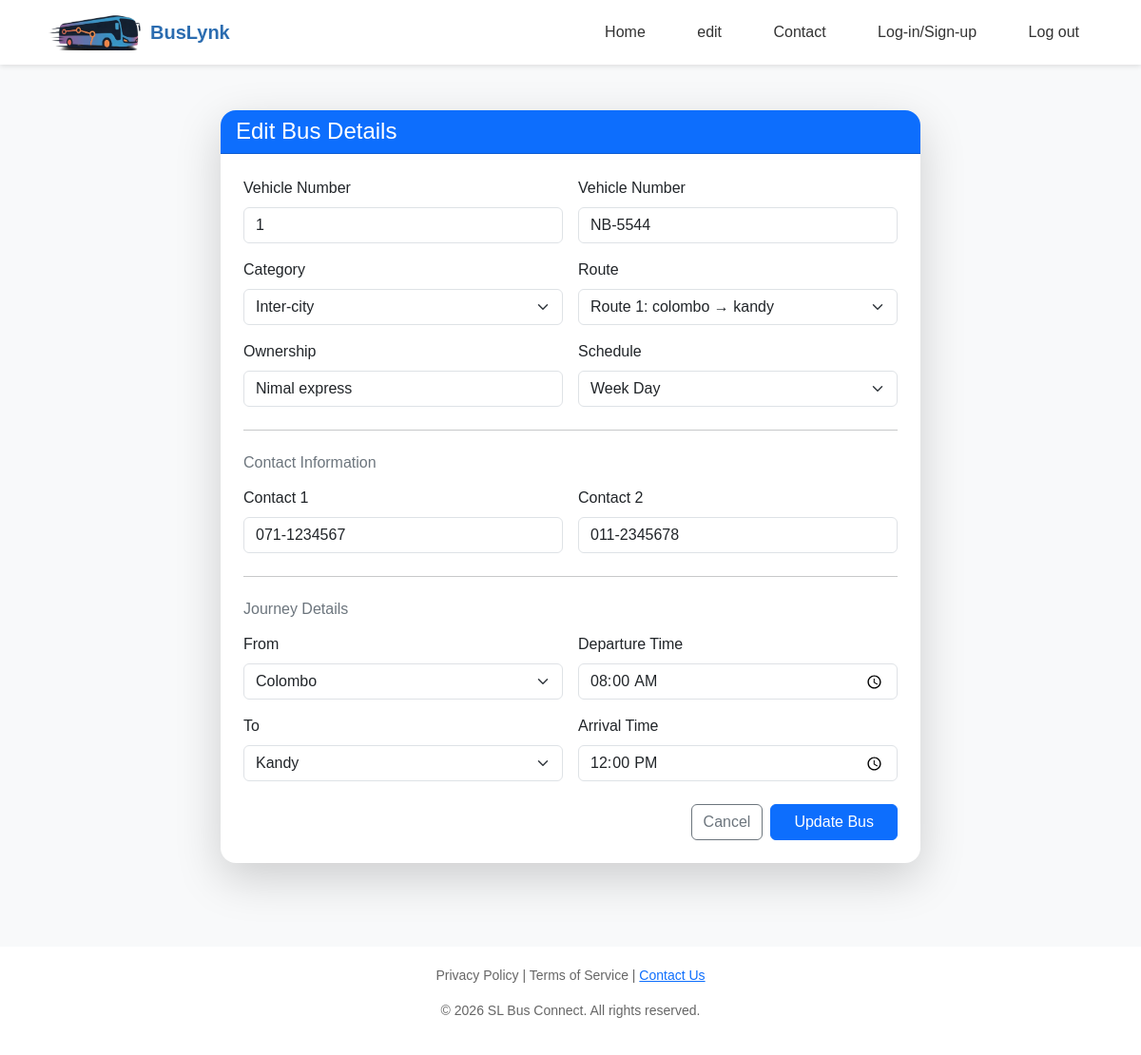
Page /update.php?id=1 on the committed database.
### tables this page shows
CREATE TABLE
    bus (
        id INT AUTO_INCREMENT PRIMARY KEY,
        vehicle_no VARCHAR(20) NOT NULL,
        category VARCHAR(50) NOT NULL,
        route_id INT NOT NULL,
        ownership VARCHAR(50) NOT NULL,
        schedule_type VARCHAR(50) NOT NULL,
        start_location_id INT NOT NULL,
        departure_time TIME NOT NULL,
        destination_location_id INT NOT NULL,
        arrival_time TIME NOT NULL,
        FOREIGN KEY (route_id) REFERENCES route (route_id),
        FOREIGN KEY (start_location_id) REFERENCES location (location_id),
        FOREIGN KEY (destination_location_id) REFERENCES location (location_id)
    );

CREATE TABLE
    location (
        location_id INT AUTO_INCREMENT PRIMARY KEY,
        location_name VARCHAR(100) NOT NULL
    );

### update.php (the view, shortened to what this page needs)
<?php
include("config/db_connect.php");
$id = intval($_GET['id']);
$sql = "SELECT * FROM bus WHERE id = $id";
$result = $conn->query($sql);
$bus = $result->fetch_assoc();
$routes = $conn->query("SELECT r.route_id, l1.location_name as start, l2.location_name as end
                        FROM route r
                        JOIN location l1 ON r.start_location = l1.location_id
                        JOIN location l2 ON r.end_location = l2.location_id");
$locations = $conn->query("SELECT * FROM location");
$contact_result = $conn->query("SELECT contact FROM contact WHERE bus_id = $id");
$contacts = [];
while ($row = $contact_result->fetch_assoc()) {
    $contacts[] = $row['contact'];
}
?>
<!DOCTYPE html>
<html lang="en">
<head>
    <link href="https://cdn.jsdelivr.net/npm/bootstrap@5.3.8/dist/css/bootstrap.min.css" rel="stylesheet">
</head>
<body class="bg-light">
    <?php include("includes/header.php"); ?>
    <div class="container py-5">
        <div class="row justify-content-center">
            <div class="col-lg-8">
                <div class="card shadow-lg border-0 rounded-4">
                    <div class="card-header bg-primary text-white rounded-top-4">
                        <h4 class="mb-0">Edit Bus Details</h4>
                    </div>
                    <div class="card-body p-4">
                        <form method="POST">
                            <div class="row g-3">
                                <div class="col-md-6">
                                    <label class="form-label">Vehicle Number</label>
                                    <input readonly name="id" value="<?= $bus['id']; ?>" class="form-control">
                                </div>
                                <div class="col-md-6">
                                    <label class="form-label">Vehicle Number</label>
                                    <input type="text" name="vehicle_no" class="form-control"
                                        value="<?= $bus['vehicle_no']; ?>" required>
                                </div>
                                <div class="col-md-6">
                                    <label class="form-label">Category</label>
                                    <select name="category" class="form-select">
                                        <option value="Inter-city" <?= ($bus['category'] == "Inter-city") ? "selected" : ""; ?>>Inter-city</option>
                                    </select>
                                </div>
                                <div class="col-md-6">
                                    <label class="form-label">Route</label>
                                    <select name="route_id" class="form-select">
                                        <?php while ($r = $routes->fetch_assoc()): ?>
                                            <option value="<?= $r['route_id']; ?>"
                                                <?= ($bus['route_id'] == $r['route_id']) ? "selected" : ""; ?>>
                                                Route <?= $r['route_id']; ?>:
                                            </option>
                                        <?php endwhile; ?>
                                    </select>
                                </div>
                                <div class="col-md-6">
                                    <label class="form-label">Ownership</label>
                                    <input type="text" name="ownership" class="form-control"
                                        value="<?= $bus['ownership']; ?>">
                                </div>
                                <div class="col-md-6">
                                    <label class="form-label">Schedule</label>
                                    <select name="schedule_type" class="form-select">
                                        <option value="week-day" <?= ($bus['schedule_type'] == "week-day") ? "selected" : ""; ?>>Week Day</option>
                                    </select>
                                </div>
                            </div>
                            <hr class="my-4">
                            <h6 class="mb-3 text-secondary">Contact Information</h6>
                            <div class="row g-3">
                                <div class="col-md-6">
                                    <label class="form-label">Contact 1</label>
                                    <input type="text" name="contact_number[0]" class="form-control"
                                        value="<?= $contacts[0] ?? ''; ?>">
                                </div>
                                <div class="col-md-6">
                                    <label class="form-label">Contact 2</label>
                                    <input type="text" name="contact_number[1]" class="form-control"
                                        value="<?= $contacts[1] ?? ''; ?>">
                                </div>
                            </div>
                            <hr class="my-4">
                            <h6 class="mb-3 text-secondary">Journey Details</h6>
                            <div class="row g-3">
                                <div class="col-md-6">
                                    <label class="form-label">From</label>
                                    <select name="start_location_id" class="form-select" required>
                                        <?php
                                        $locations->data_seek(0);
                                        while ($loc = $locations->fetch_assoc()):
                                            ?>
                                            <option value="<?= $loc['location_id']; ?>"
                                                <?= ($bus['start_location_id'] == $loc['location_id']) ? "selected" : ""; ?>>
                                                <?= ucfirst($loc['location_name']); ?>
                                            </option>
                                        <?php endwhile; ?>
                                    </select>
                                </div>
                                <div class="col-md-6">
                                    <label class="form-label">Departure Time</label>
                                    <input type="time" name="departure_time" class="form-control"
                                        value="<?= $bus['departure_time']; ?>" required>
                                </div>
                                <div class="col-md-6">
                                    <label class="form-label">To</label>
                                    <select name="destination_location_id" class="form-select" required>
                                        <?php
                                        $locations->data_seek(0);
                                        while ($loc = $locations->fetch_assoc()):
                                            ?>
                                            <option value="<?= $loc['location_id']; ?>"
                                                <?= ($bus['destination_location_id'] == $loc['location_id']) ? "selected" : ""; ?>>
                                                <?= ucfirst($loc['location_name']); ?>
                                            </option>
                                        <?php endwhile; ?>
                                    </select>
                                </div>
                                <div class="col-md-6">
                                    <label class="form-label">Arrival Time</label>
                                    <input type="time" name="arrival_time" class="form-control"
                                        value="<?= $bus['arrival_time']; ?>" required>
                                </div>
                            </div>
                            <div class="d-flex justify-content-end mt-4">
                                <a href="edit.php" class="btn btn-outline-secondary me-2">
                                    Cancel
                                </a>
                                <button type="submit" name="update_bus" class="btn btn-primary px-4">
                                    Update Bus
                                </button>
                            </div>
                        </form>
                    </div>
                </div>
            </div>
        </div>
    </div>
    <?php include("includes/footer.php"); ?>
</body>
</html>

### css/header.css (style rules this page uses)
* { margin: 0; padding: 0; box-sizing: border-box; font-family: Arial, sans-serif; }
body { background: #f2f4f7; }

### css/footer.css (style rules this page uses)
* { margin: 0; padding: 0; box-sizing: border-box; font-family: Arial, sans-serif; }
body { background: #f2f4f7; }

### rows in the picture
bus: id "1", vehicle_no "NB-5544", category "Inter-city", route_id "Route 1: colombo → kandy", ownership "Nimal express", schedule_type "Week Day", start_location_id "Colombo", departure_time "08:00:00", destination_location_id "Kandy", arrival_time "12:00:00"
